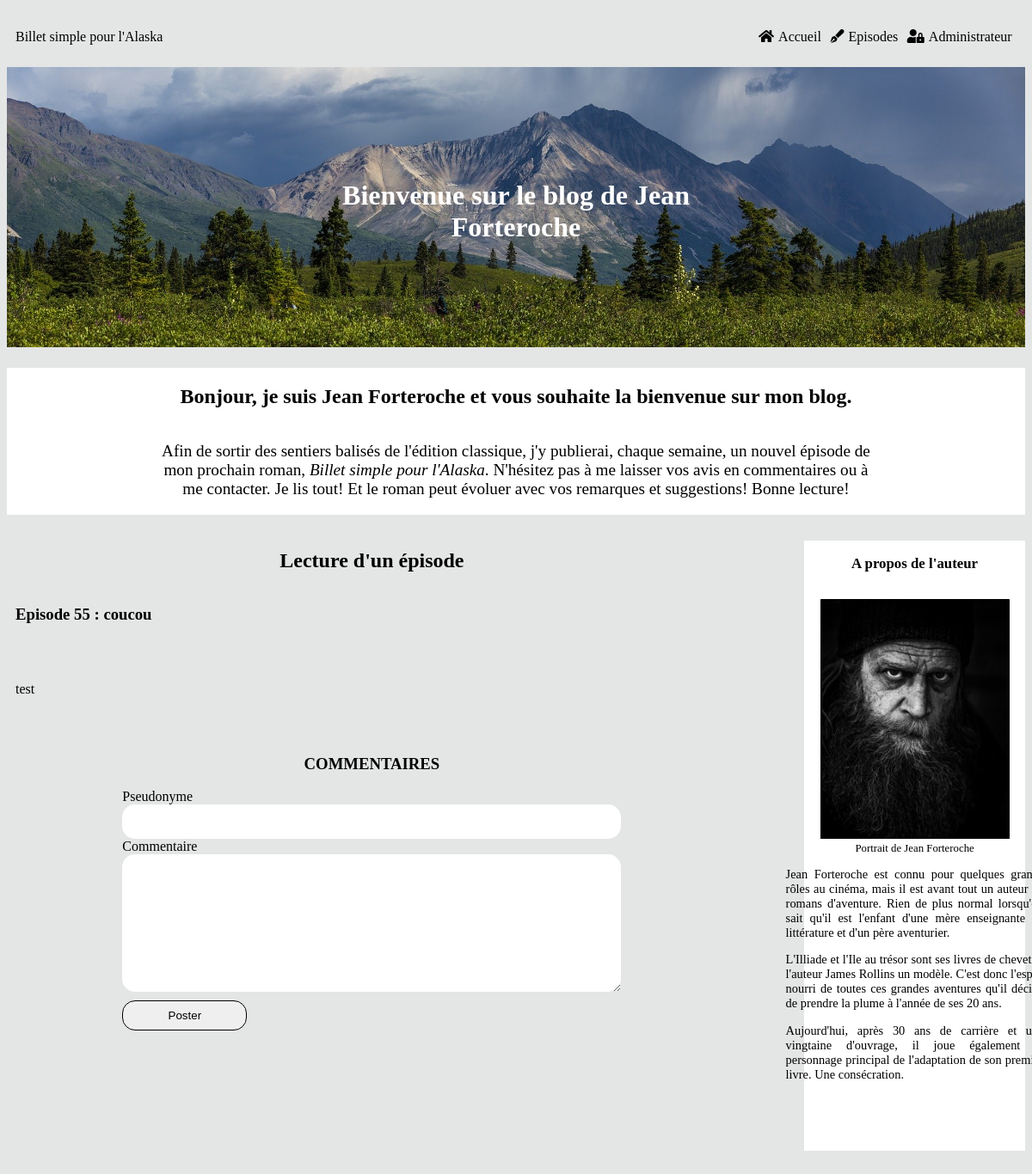
The app's page /index.php?action=post&id=76 with its own data.
### tables this page shows
CREATE TABLE IF NOT EXISTS `episodes` (
  `episode_id` tinyint(11) NOT NULL AUTO_INCREMENT,
  `numero_episode` tinyint(11) NOT NULL,
  `episode_title` char(255) NOT NULL,
  `episode_content` longtext NOT NULL,
  `episode_date` datetime NOT NULL DEFAULT CURRENT_TIMESTAMP,
  `episode_status` int(1) NOT NULL,
  PRIMARY KEY (`episode_id`),
  UNIQUE KEY `unicite` (`numero_episode`) USING BTREE
);

### src/View/View.php (called while the page is built, shortened)
<?php
class View
{
    public function display(array $data, string $template, string $layout) : void
    {
        require_once($template);
    }
}

### src/Controller/FrontOffice/PostController.php (called while the page is built, shortened)
<?php
class PostController
{
    private $postManager;
    private $commentManager;
    private $view;
    private $layout;
    public function __construct(PostManager $postManager, View $view, CommentManager $commentManager, Session $session, Token $token)
    {
        $this->postManager = $postManager;
        $this->view = $view;
        $this->commentManager = $commentManager;
        $this->layout = '../templates/frontOffice/layout.html.php';
    }
    public function displayOneEpisode(int $id) : void
    {
        $totalEpisodes = $this->postManager->getNumberOfEpisodes();
        $episodeData = $this->postManager->getOneEpisode($id);
        $nextEpisode = $this->postManager->getNextPost($episodeData[0]['numero_episode'] + 1);
        $previousEpisode = $this->postManager->getPreviousPost($episodeData[0]['numero_episode'] - 1);
        $commentsData = $this->commentManager->getComments($id);
        $data = [$episodeData, $commentsData, $totalEpisodes, $previousEpisode, $nextEpisode];
        $template = 'onePost.html.php';
        $this->view->display(['episode' => $data[0][0],
            'comments' => $data[1],
            'totalEpisodes' => $data[2],
            'previous' => $data[3],
            'next' => $data[4]],
            $template, $this->layout);
    }
}

### public/index.php (called while the page is built, shortened)
<?php
$router = new Router();
$router->run();

### src/Model/PostManager.php (called while the page is built, shortened)
<?php
class PostManager
{
    private $database;
    public function __construct(Database $database)
    {
        $this->database = $database;
    }
    public function getOneEpisode(int $id) : array
    {
        $episodes = $this->database->prepare("SELECT *, DATE_FORMAT(episode_date, '%d/%m/%Y - %H:%i:%s') AS episode_date
            FROM episodes
            WHERE episode_id = :id");
        $episodes->bindParam(':id', $id);
        $episodes->execute();
        return $episodes->fetchAll();
    }
}

### Templates/Frontoffice/onepost.html.php (the view, shortened to what this page needs)
<h2>Lecture d'un épisode</h2>
<article>
    <h3>Episode <?=$data['episode']['numero_episode']?> : <?=htmlspecialchars_decode($data['episode']['episode_title'])?></h3>
    <p><?=htmlspecialchars_decode($data['episode']['episode_content'])?></p>
</article>
<section class="commentaires">
    <h3>COMMENTAIRES</h3>
    <form class="comment_form" method="post" action="index.php?action=save_com&id=<?=$data['episode']['episode_id']?>">
        <label for="pseudo">Pseudonyme</label>
        <input id="pseudo" type="text" name="pseudo"/>
        <label for="comment">Commentaire</label>
        <textarea id="comment" name="comment" rows="10" cols="40"></textarea>
        <input class="submit" type="submit" value="Poster"/>
    </form>
</section>

### public/css/style.css (style rules this page uses)
html { font-family: aileron; background-color: #e4e5e5; }
h2 { text-align: center; }
article { display: flex; flex-direction: column; }
article p { text-align: justify; }
.commentaires h3 { text-align: center; }
.comment_form { display: flex; flex-direction: column; width: 70%; margin: auto; }
#pseudo { height: 30px; }
.comment_form #pseudo, .comment_form #comment { border-radius: 15px; padding-left: 10px; padding-right: 10px; padding-top: 5px; padding-bottom: 5px; border: none; }
.submit { width: 25%; height: 35px; border-radius: 15px; border: 1px solid black; margin-top: 10px; }

### records on screen
episodes: numero_episode "55", episode_title "coucou", episode_content "test"
